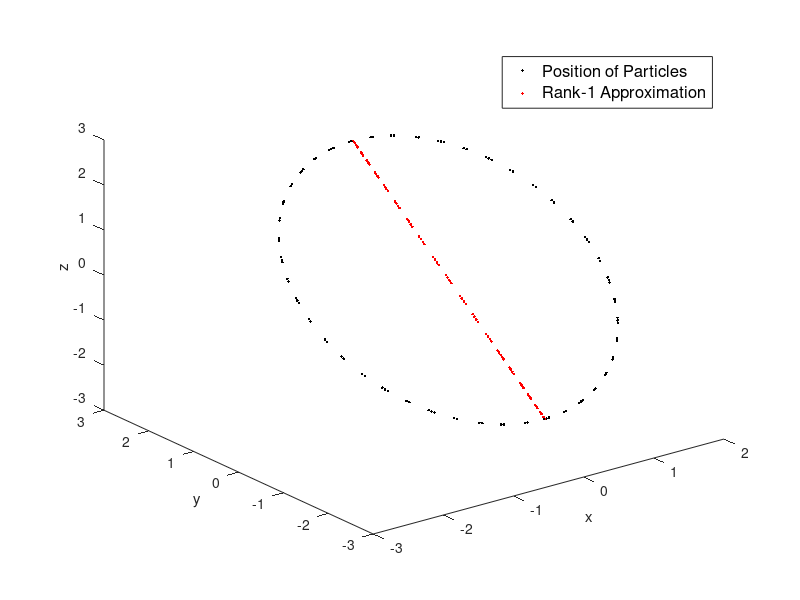
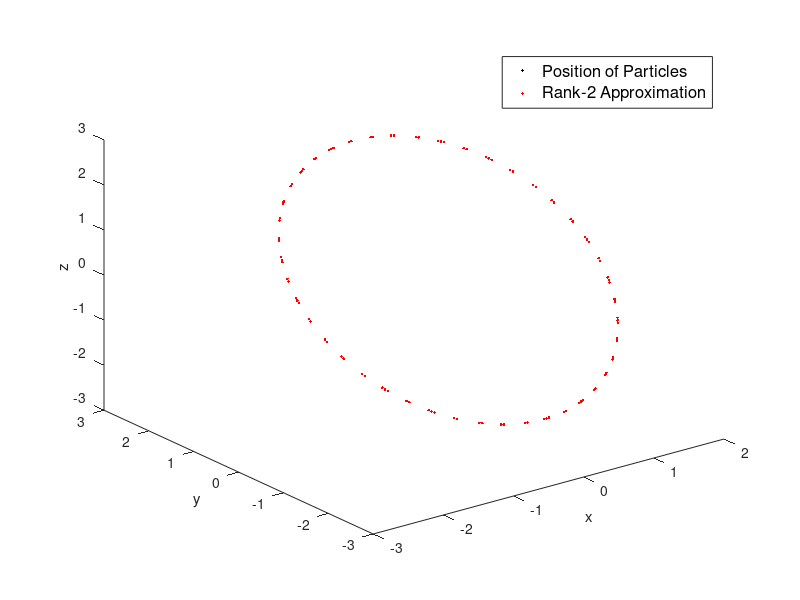

The MATLAB script that drew these images, in order: (Note: this script raises an error after producing the figures.)
clear all; close all; clc
% Homework 7

% Motion of a particle
load('particle_position.mat'); % particle position data
% 'A' matrix (x,y,z) positions of the particle from t = 0 to 100: 
    % [x(0) x(1) ... x(100)
    %  y(0) y(1) ... y(100)
    %  z(0) z(1) ... z(100)]
for row = 1:3 % ^change A to above format
    A(row,:) = A(row,:) - sum(A(row,:))/101;
end
% Compute the SVD of the matrix A
[U,S,V] = svd(A);
ans1 = diag(S);
Arank1 = S(1,1) * U(:,1) * V(:,1)'; % rank-1 approximation
error1 = norm(A-Arank1);
ans2 = error1
Arank2 = U(:,1:2)*S(1:2,1:2)*V(:,1:2)'; % rank-2 approximation
error2 = norm(A-Arank2);
ans3 = error2

%Problem 2 
% a) Plot the positions of the particles & rank-1 approximation
plot3(A(1,:),A(2,:),A(3,:), 'k.', 'Linewidth', [4]);, hold on
plot3(Arank1(1,:),Arank1(2,:),Arank1(3,:), 'r.', 'Linewidth', [4]);
legend('Position of Particles', 'Rank-1 Approximation', 'Location',...
       'Best', 'Fontsize', [12])
xlabel('x');
ylabel('y');
zlabel('z');
print('Problem2a','-dpng')
hold off
% b) Plot the positions of the particles & rank-2 approximation
plot3(A(1,:),A(2,:),A(3,:), 'k.', 'Linewidth', [3]), hold on
plot3(Arank2(1,:),Arank2(2,:),Arank2(3,:), 'r.')
xlabel('x');
ylabel('y');
zlabel('z');
legend('Position of Particles', 'Rank-2 Approximation', 'Location',...
       'Best', 'Fontsize', [12])
print('Problem2b','-dpng')

%% Problem 3 Image Compression using Singular Value Decomposition
% a) Perform SVD
A = imread('llama.jpg'); % MATLAB built-in image from the image processing toolbox
A = im2double(rgb2gray(A));
[U,S,V] = svd(A, 'econ');
Sing = diag(S);
ans4 = Sing(1:20,1);
% b) Calculate the proportion of total energy contained in rank-1
% approximation
ans5 = ans4(1)/sum(Sing);
% c) Proportion of total energy contained in rank-20 approx
ans6 = sum(ans4)/sum(Sing); % energy of rank-20 approx
% d) Find the smallest value of r such that the energy of the rank-r
% approximation is >= 0.9
for r = 1:length(Sing)
    energy = sum(Sing(1:r,1))/sum(Sing);
    if energy >= 0.9
        break
    end
end
ans7 = r;

% Plotting images from matrix above ('A') - original, rank-1, rank-20,
% rank-r images
subplot(2,2,1), imshow(A);
title('Original Image')
r = 1;
Approx = U(:,1:r)*S(1:r,1:r)*V(:,1:r)';
subplot(2,2,2), imshow(Approx);
title('Rank-1 Approximation')
hold on 
r = 20;
Approx = U(:,1:r)*S(1:r,1:r)*V(:,1:r)';
subplot(2,2,3), imshow(Approx);
title('Rank-20 Approximation')
r = ans7
Approx = U(:,1:r)*S(1:r,1:r)*V(:,1:r)';
subplot(2,2,4), imshow(Approx);
title('Rank-206 Approximation')
print 'problem4' -dpng
% b) calculate the total number of pixels 
pixels = 876*1314 % for full image
rank_r = (876*r) + r + (1314*r) % for rank-r approximation

%% Image denoising: goal = denoise the noisy image using a low rank approximation
load('NoisyImage.mat') % noisy image to denoise; in var 'A_noise'
% SVD on noisy image
[U,S,V] = svd(A_noise);
sing_vals = diag(S);
% Computing energy of rank-2 approximation
energy_2 = sum(sing_vals(1:2,1))/sum(sing_vals);
ans8 = energy_2
r = 2;
% Computing the rank-2 approximation of A_noise 
Approx = U(:,1:r)*S(1:r,1:r)*V(:,1:r)';
ans9 = norm(A_noise-Approx) % error of rank 2 approx & A_noise
ans10 = norm(A-Approx) % error between rank2 & A

% Problem 6
% a) Plotting singular values of noisy matrix (A_noise) on log-y scale
semilogy(sing_vals, 'ob')
title('Singular Values of Noisy Image on Logarithmic Scale')
ylabel('Singular Value (log scale)')
print problem6a.png -dpng
% b) Plotting the true image, noisy image, & rank-2 approximation
subplot(1,3,1), imshow(A)
title('True Image')
subplot(1,3,2), imshow(A_noise)
title('Noisy Image')
subplot(1,3,3), imshow(Approx)
title('Rank-2 Approx')
print problem6b.png -dpng
r = 1;
Approx = U(:,1:r)*S(1:r,1:r)*V(:,1:r)';
imshow(Approx)
title('Rank-1 Approximation')
print problem6c.png -dpng


